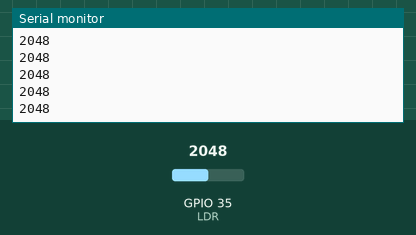
A sketch run on a simulated ESP32. Parts: the last lines printed to the serial monitor. The inputs (shaded band) are chosen by the test bench; at power-on: GPIO 35 (LDR) = 2048.

Above: at 1.2 s.
1.3 s: GPIO 35 (LDR) set to 2866
At 1.31 s:
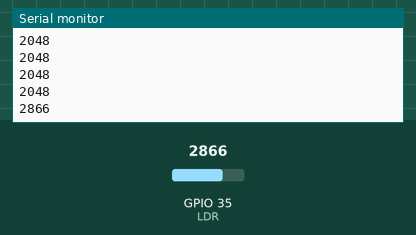
2.8 s: GPIO 35 (LDR) set to 3603
At 2.81 s:
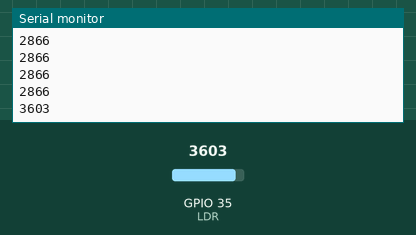
Timing chart, 0 to 5.8 s (numbered marks = the images above; inputs shaded):
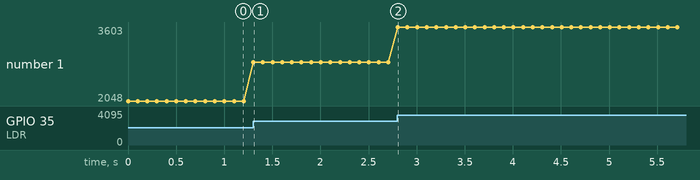

The sketch:

test_LDR.ino
```cpp
#define LDR 35

void setup() {
	Serial.begin(9600);
	pinMode(LDR, INPUT);
}

void loop() {
	Serial.println(analogRead(LDR));
	delay(100);
}
```

Measured:
- after the input at 1.3 s, the serial monitor: prints a new line at once (image 1)
- after the input at 2.8 s, the serial monitor: prints a new line at once (image 2)
- plotted number 1: 2048 → 2866 after the input at 1.3 s, 2866 → 3603 after the input at 2.8 s
